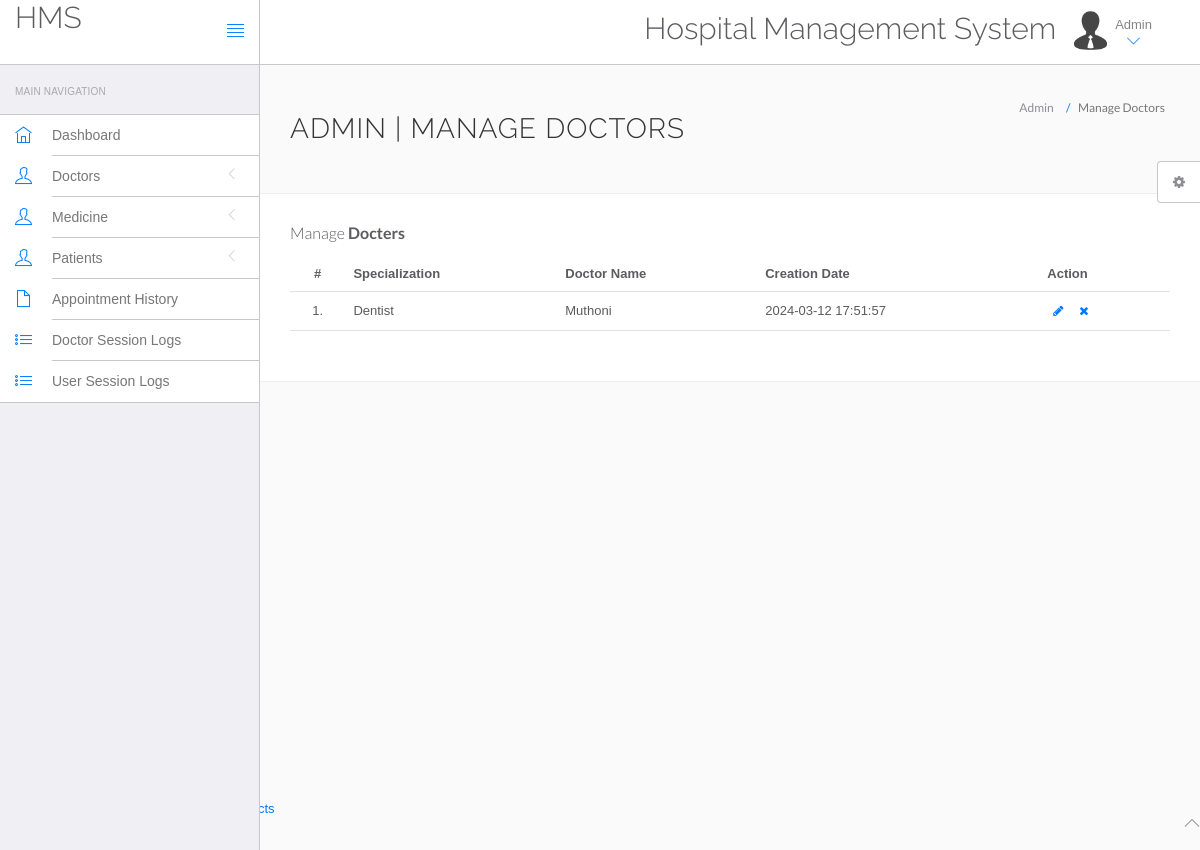
The page /hms/admin/manage-doctors.php (signed in) on the database its author committed.
### tables this page shows
CREATE TABLE `doctors` (
  `id` int(11) NOT NULL,
  `specilization` varchar(255) NOT NULL,
  `doctorName` varchar(255) NOT NULL,
  `address` longtext NOT NULL,
  `docFees` varchar(255) NOT NULL,
  `contactno` bigint(11) NOT NULL,
  `docEmail` varchar(255) NOT NULL,
  `password` varchar(255) NOT NULL,
  `creationDate` timestamp NOT NULL DEFAULT current_timestamp(),
  `updationDate` varchar(255) DEFAULT NULL
);

### hms/admin/manage-doctors.php (the view, shortened to what this page needs)
<?php
include('include/config.php');
?>
<!DOCTYPE html>
<html lang="en">
	<head>
		<link rel="stylesheet" href="vendor/bootstrap/css/bootstrap.min.css">
		<link rel="stylesheet" href="vendor/fontawesome/css/font-awesome.min.css">
		<link rel="stylesheet" href="vendor/themify-icons/themify-icons.min.css">
		<link href="vendor/animate.css/animate.min.css" rel="stylesheet" media="screen">
		<link href="vendor/perfect-scrollbar/perfect-scrollbar.min.css" rel="stylesheet" media="screen">
		<link href="vendor/switchery/switchery.min.css" rel="stylesheet" media="screen">
		<link href="vendor/bootstrap-touchspin/jquery.bootstrap-touchspin.min.css" rel="stylesheet" media="screen">
		<link href="vendor/select2/select2.min.css" rel="stylesheet" media="screen">
		<link href="vendor/bootstrap-datepicker/bootstrap-datepicker3.standalone.min.css" rel="stylesheet" media="screen">
		<link href="vendor/bootstrap-timepicker/bootstrap-timepicker.min.css" rel="stylesheet" media="screen">
		<link rel="stylesheet" href="assets/css/styles.css">
		<link rel="stylesheet" href="assets/css/plugins.css">
		<link rel="stylesheet" href="assets/css/themes/theme-1.css" id="skin_color" />
	</head>
	<body>
		<div id="app">
<?php include('include/sidebar.php');?>
			<div class="app-content">
						<?php include('include/header.php');?>
				<div class="main-content" >
					<div class="wrap-content container" id="container">
						<section id="page-title">
							<div class="row">
								<div class="col-sm-8">
									<h1 class="mainTitle">Admin | Manage Doctors</h1>
																	</div>
								<ol class="breadcrumb">
									<li>
										<span>Admin</span>
									</li>
									<li class="active">
										<span>Manage Doctors</span>
									</li>
								</ol>
							</div>
						</section>
						<div class="container-fluid container-fullw bg-white">
									<div class="row">
								<div class="col-md-12">
									<h5 class="over-title margin-bottom-15">Manage <span class="text-bold">Docters</span></h5>
									<table class="table table-hover" id="sample-table-1">
										<thead>
											<tr>
												<th class="center">#</th>
												<th>Specialization</th>
												<th class="hidden-xs">Doctor Name</th>
												<th>Creation Date </th>
												<th>Action</th>
											</tr>
										</thead>
										<tbody>
<?php
$sql=mysqli_query($bd,"select * from doctors");
$cnt=1;
while($row=mysqli_fetch_array($sql))
{
?>
											<tr>
												<td class="center"><?php echo $cnt;?>.</td>
												<td class="hidden-xs"><?php echo $row['specilization'];?></td>
												<td><?php echo $row['doctorName'];?></td>
												<td><?php echo $row['creationDate'];?>
												</td>
												<td >
												<div class="visible-md visible-lg hidden-sm hidden-xs">
							<a href="edit-doctor.php?id=<?php echo $row['id'];?>" class="btn btn-transparent btn-xs" tooltip-placement="top" tooltip="Edit"><i class="fa fa-pencil"></i></a>
	<a href="manage-doctors.php?id=<?php echo $row['id']?>&del=delete" onClick="return confirm('Are you sure you want to delete?')"class="btn btn-transparent btn-xs tooltips" tooltip-placement="top" tooltip="Remove"><i class="fa fa-times fa fa-white"></i></a>
												</div>
												</td>
											</tr>
											<?php
$cnt=$cnt+1;
											 }?>
										</tbody>
									</table>
								</div>
							</div>
								</div>
							</div>
						</div>
					</div>
				</div>
	<?php include('include/footer.php');?>
	<?php include('include/setting.php');?>
	</body>
</html>

### hms/admin/assets/css/themes/theme-1.css (style rules this page uses)
body { background: #FAFAFA; }

### rows shown on the page
doctors: specilization "Dentist", doctorName "Muthoni", creationDate "2024-03-12 17:51:57"
